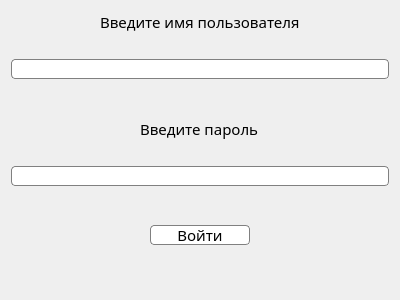
<?xml version="1.0" encoding="UTF-8"?>
<ui version="4.0">
 <class>Dialog</class>
 <widget class="QDialog" name="Dialog">
  <property name="geometry">
   <rect>
    <x>0</x>
    <y>0</y>
    <width>400</width>
    <height>300</height>
   </rect>
  </property>
  <property name="windowTitle">
   <string>Вход в аккаунт</string>
  </property>
  <property name="windowIcon">
   <iconset>
    <normaloff>icon/icon_3.png</normaloff>icon/icon_3.png</iconset>
  </property>
  <layout class="QVBoxLayout" name="verticalLayout_3">
   <item>
    <layout class="QVBoxLayout" name="verticalLayout_2">
     <item alignment="Qt::AlignHCenter">
      <widget class="QLabel" name="label">
       <property name="font">
        <font>
         <family>Bahnschrift Light</family>
         <pointsize>11</pointsize>
        </font>
       </property>
       <property name="text">
        <string>Введите имя пользователя</string>
       </property>
      </widget>
     </item>
     <item>
      <spacer name="verticalSpacer_3">
       <property name="orientation">
        <enum>Qt::Vertical</enum>
       </property>
       <property name="sizeType">
        <enum>QSizePolicy::Fixed</enum>
       </property>
       <property name="sizeHint" stdset="0">
        <size>
         <width>20</width>
         <height>20</height>
        </size>
       </property>
      </spacer>
     </item>
     <item>
      <widget class="QLineEdit" name="name_line">
       <property name="minimumSize">
        <size>
         <width>0</width>
         <height>20</height>
        </size>
       </property>
       <property name="maximumSize">
        <size>
         <width>16777215</width>
         <height>20</height>
        </size>
       </property>
       <property name="font">
        <font>
         <family>Bahnschrift Light</family>
         <pointsize>11</pointsize>
        </font>
       </property>
       <property name="focusPolicy">
        <enum>Qt::StrongFocus</enum>
       </property>
       <property name="styleSheet">
        <string notr="true">QLineEdit {
	background-color: white;
	color: black;
	border-radius: 4px;
	border: 1px solid gray;
} 
QLineEdit:focus {
	background-color: white;
	color: black;
	border-radius: 4px;
	border: 1.5px solid gray;
}
QLineEdit:disabled {
	border: 1px solid gray;
	border-radius: 4px;
	background-color: rgb(200, 200, 200);
	color:  rgb(100, 100, 100);
}</string>
       </property>
      </widget>
     </item>
    </layout>
   </item>
   <item>
    <spacer name="verticalSpacer">
     <property name="orientation">
      <enum>Qt::Vertical</enum>
     </property>
     <property name="sizeHint" stdset="0">
      <size>
       <width>20</width>
       <height>40</height>
      </size>
     </property>
    </spacer>
   </item>
   <item>
    <layout class="QVBoxLayout" name="verticalLayout">
     <item alignment="Qt::AlignHCenter">
      <widget class="QLabel" name="label_2">
       <property name="font">
        <font>
         <family>Bahnschrift Light</family>
         <pointsize>11</pointsize>
        </font>
       </property>
       <property name="text">
        <string>Введите пароль</string>
       </property>
      </widget>
     </item>
     <item>
      <spacer name="verticalSpacer_4">
       <property name="orientation">
        <enum>Qt::Vertical</enum>
       </property>
       <property name="sizeType">
        <enum>QSizePolicy::Fixed</enum>
       </property>
       <property name="sizeHint" stdset="0">
        <size>
         <width>20</width>
         <height>20</height>
        </size>
       </property>
      </spacer>
     </item>
     <item>
      <widget class="QLineEdit" name="password_line">
       <property name="minimumSize">
        <size>
         <width>0</width>
         <height>20</height>
        </size>
       </property>
       <property name="maximumSize">
        <size>
         <width>16777215</width>
         <height>20</height>
        </size>
       </property>
       <property name="font">
        <font>
         <family>Bahnschrift Light</family>
         <pointsize>11</pointsize>
        </font>
       </property>
       <property name="focusPolicy">
        <enum>Qt::StrongFocus</enum>
       </property>
       <property name="styleSheet">
        <string notr="true">QLineEdit {
	background-color: white;
	color: black;
	border-radius: 4px;
	border: 1px solid gray;
} 
QLineEdit:focus {
	background-color: white;
	color: black;
	border-radius: 4px;
	border: 1.5px solid gray;
}
QLineEdit:disabled {
	border: 1px solid gray;
	border-radius: 4px;
	background-color: rgb(200, 200, 200);
	color:  rgb(100, 100, 100);
}</string>
       </property>
      </widget>
     </item>
    </layout>
   </item>
   <item>
    <spacer name="verticalSpacer_2">
     <property name="orientation">
      <enum>Qt::Vertical</enum>
     </property>
     <property name="sizeHint" stdset="0">
      <size>
       <width>20</width>
       <height>40</height>
      </size>
     </property>
    </spacer>
   </item>
   <item alignment="Qt::AlignHCenter">
    <widget class="QPushButton" name="button">
     <property name="minimumSize">
      <size>
       <width>100</width>
       <height>20</height>
      </size>
     </property>
     <property name="maximumSize">
      <size>
       <width>100</width>
       <height>20</height>
      </size>
     </property>
     <property name="font">
      <font>
       <family>Bahnschrift Light</family>
       <pointsize>11</pointsize>
      </font>
     </property>
     <property name="focusPolicy">
      <enum>Qt::StrongFocus</enum>
     </property>
     <property name="styleSheet">
      <string notr="true">QPushButton {
	background-color: white;
	color: black;
	border-radius: 4px;
	border: 1px solid gray;
}
QPushButton:hover, QPushButton:focus {
	background-color: white;
	color: black;
	border-radius: 4px;
	border: 2px solid gray;
}
QPushButton:disabled {
	border: 1px solid gray;
	border-radius: 4px;
	background-color: rgb(200, 200, 200);
	color:  rgb(100, 100, 100);
}</string>
     </property>
     <property name="text">
      <string>Войти</string>
     </property>
    </widget>
   </item>
   <item>
    <spacer name="verticalSpacer_5">
     <property name="orientation">
      <enum>Qt::Vertical</enum>
     </property>
     <property name="sizeType">
      <enum>QSizePolicy::Fixed</enum>
     </property>
     <property name="sizeHint" stdset="0">
      <size>
       <width>20</width>
       <height>20</height>
      </size>
     </property>
    </spacer>
   </item>
   <item>
    <widget class="QLabel" name="status_label">
     <property name="font">
      <font>
       <family>Bahnschrift Light</family>
       <pointsize>10</pointsize>
      </font>
     </property>
     <property name="text">
      <string/>
     </property>
     <property name="alignment">
      <set>Qt::AlignCenter</set>
     </property>
    </widget>
   </item>
  </layout>
 </widget>
 <tabstops>
  <tabstop>name_line</tabstop>
  <tabstop>password_line</tabstop>
  <tabstop>button</tabstop>
 </tabstops>
 <resources/>
 <connections/>
</ui>
